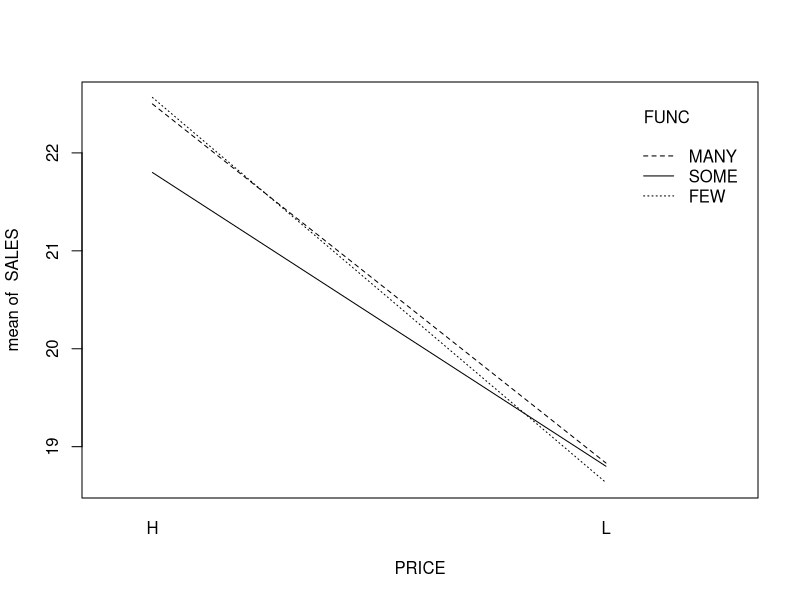
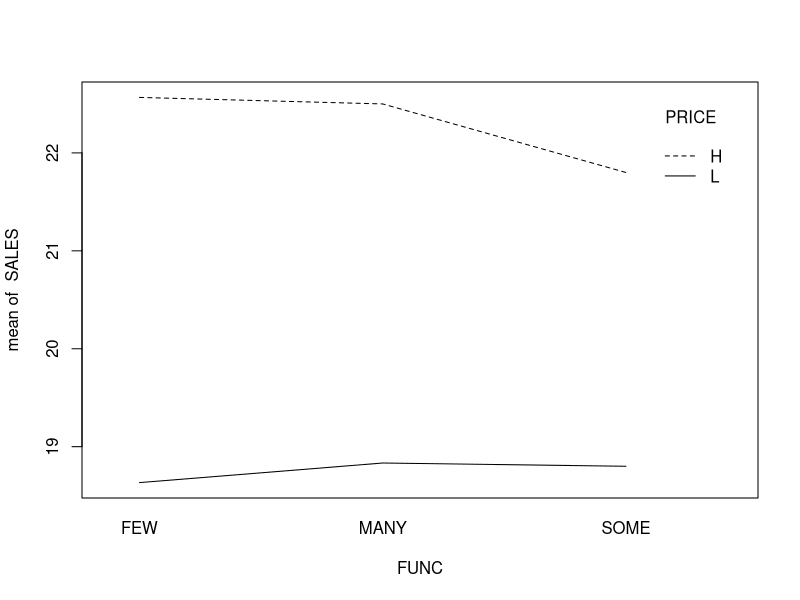
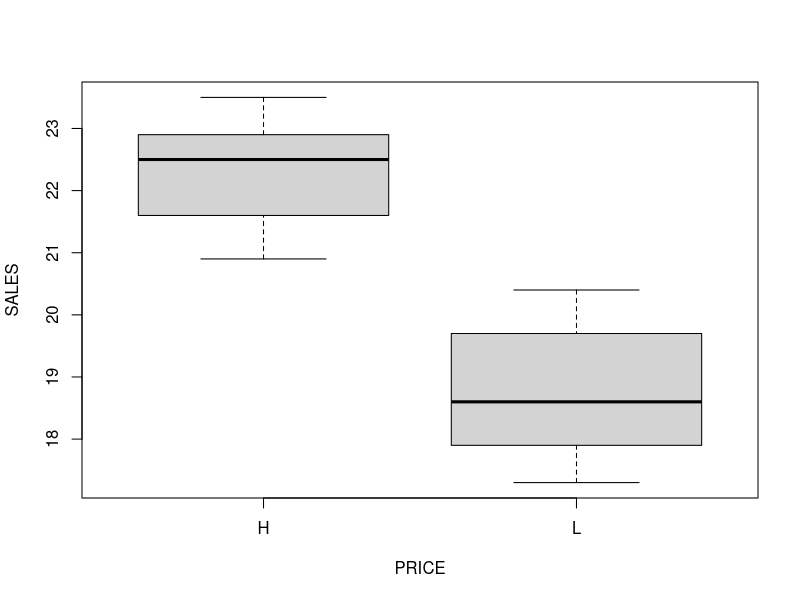
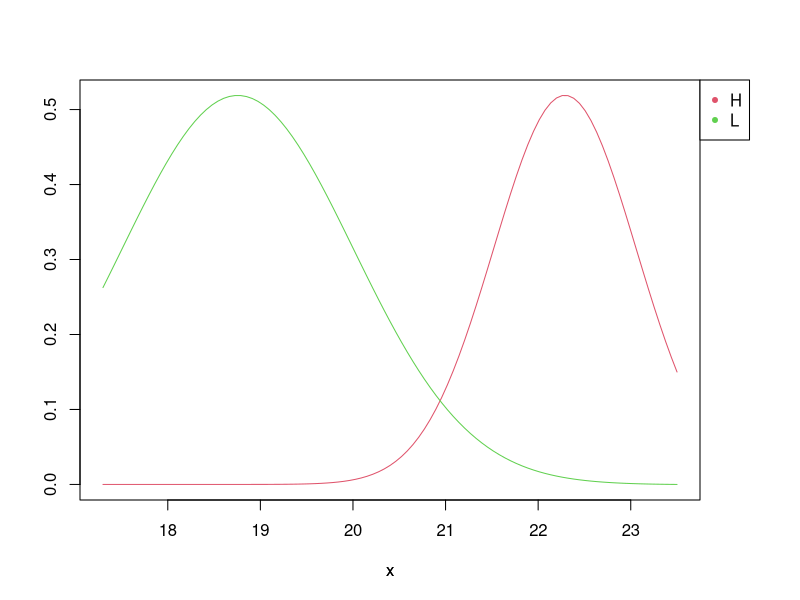
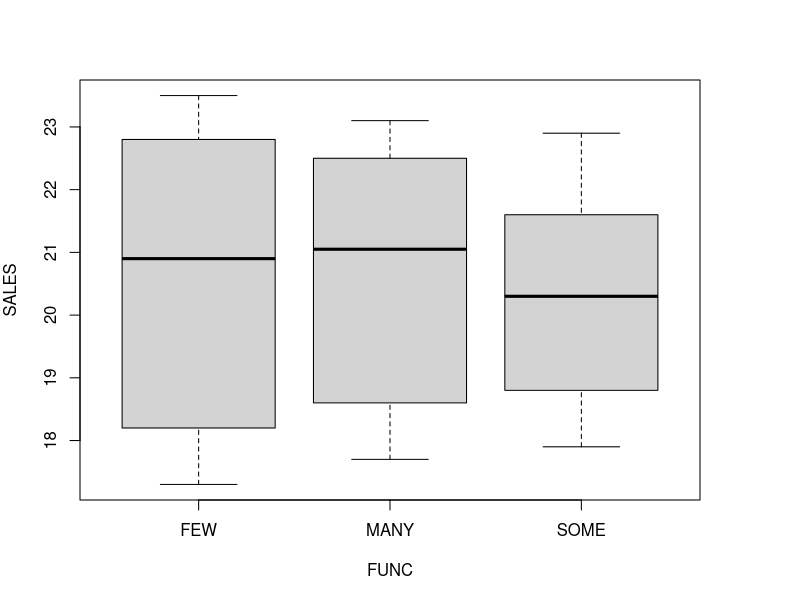
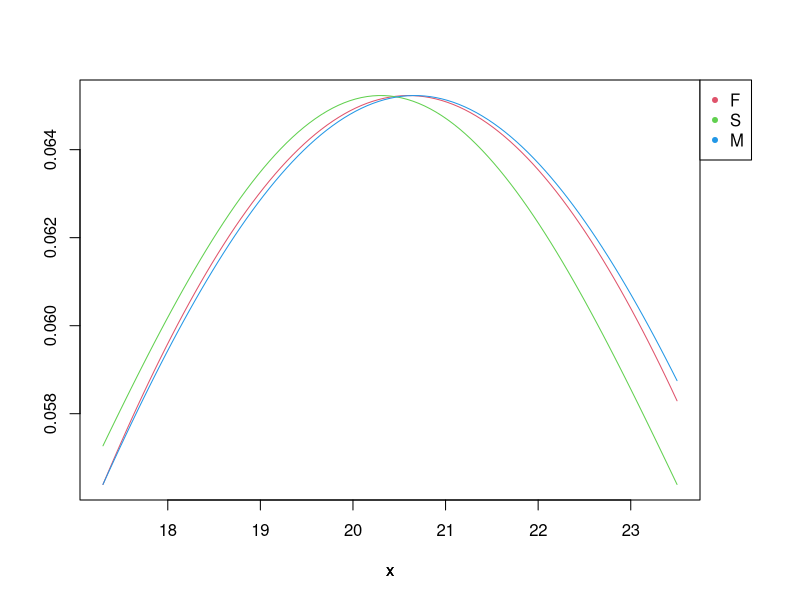

R code for these plots, in order:
## ---- chunk 1
library(readxl)

price_high = read_excel(
  "case2.xlsx", sheet = "high", range = "B2:D4", 
  col_names = FALSE
)
phdf = data.frame(price_high)

price_low = read_excel(
  "case2.xlsx", sheet = "low", range = "B2:D4", 
  col_names = FALSE
)
pldf = data.frame(price_low)

makeVector = function(dat){
  nc = ncol(dat)
  
  for (i in 1:nc){
    if (i == 1){
      mydata = dat[,1]
    }
    else{
      mydata = c(mydata, dat[,i])
    }
  }
  
  return (mydata)
}

makeData = function(vec){
  p = length(vec)
  
  mydata = data.frame(
    PRICE = factor(
      c(
        rep("H", p/2),
        rep("L", p/2)
    )),
    FUNC = factor(
      rep(c(
        rep("FEW", 3),
        rep("SOME", 3),
        rep("MANY", 3)
      ), 2)
    ),
    SALES = vec
  )
  
  return (mydata)
}

drawPrice = function(mydata){
  curve(
    dnorm(x, 
      mean(mydata[mydata$PRICE=="H", "SALES"]), 
      var(mydata[mydata$PRICE=="H", "SALES"])
    ),
    xlim=c(
      min(mydata$SALES), 
      max(mydata$SALES)
    ),
    col=2, ylab=""
  )
  
  par(new=T)
  curve(
    dnorm(x, 
      mean(mydata[mydata$PRICE=="L", "SALES"]), 
      var(mydata[mydata$PRICE=="L", "SALES"])
    ),
    xlim=c(
      min(mydata$SALES), 
      max(mydata$SALES)
    ),
    col=3, axes=F, ylab=""
  )
  
  par(xpd=T)
  legend(
    par()$usr[2], par()$usr[4],
    legend=c("H", "L"),
    pch=20, col=2:3
  )
}

drawFunc = function(mydata){
  curve(
    dnorm(x, 
      mean(mydata[mydata$FUNC=="FEW", "SALES"]), 
      var(mydata[mydata$FUNC=="FEW", "SALES"])
    ),
    xlim=c(
      min(mydata$SALES), 
      max(mydata$SALES)
    ),
    col=2, ylab=""
  )
  
  par(new=T)
  curve(
    dnorm(x, 
      mean(mydata[mydata$FUNC=="SOME", "SALES"]), 
      var(mydata[mydata$FUNC=="SOME", "SALES"])
    ),
    xlim=c(
      min(mydata$SALES), 
      max(mydata$SALES)
    ),
    col=3, axes=F, ylab=""
  )
  
  par(new=T)
  curve(
    dnorm(x, 
      mean(mydata[mydata$FUNC=="MANY", "SALES"]), 
      var(mydata[mydata$FUNC=="MANY", "SALES"])
    ),
    xlim=c(
      min(mydata$SALES), 
      max(mydata$SALES)
    ),
    col=4, axes=F, ylab=""
  )
  
  par(xpd=T)
  legend(
    par()$usr[2], par()$usr[4],
    legend=c("F", "S", "M"),
    pch=20, col=2:4
  )
}

salesv = append(makeVector(phdf), makeVector(pldf))
mydata = makeData(salesv)
## ---- chunk 2
emydata1a=aov(SALES~PRICE+FUNC, mydata)
summary(emydata1a)
## ---- chunk 3
emydata1b=aov(SALES~PRICE*FUNC, mydata)
summary(emydata1b)
## ---- chunk 4
attach(mydata)
interaction.plot(PRICE, FUNC, SALES)
interaction.plot(FUNC, PRICE, SALES)
detach(mydata)
## ---- chunk 5
emydata2=aov(SALES~PRICE, mydata)
summary(emydata2)
## ---- chunk 6
boxplot(SALES~PRICE, mydata)
## ---- chunk 7
par(mar=c(5,4,4,5))
drawPrice(mydata)
## ---- chunk 8
emydata3=aov(SALES~FUNC, mydata)
summary(emydata3)
## ---- chunk 9
boxplot(SALES~FUNC, mydata)
## ---- chunk 10
par(mar=c(5,4,4,5))
drawFunc(mydata)
